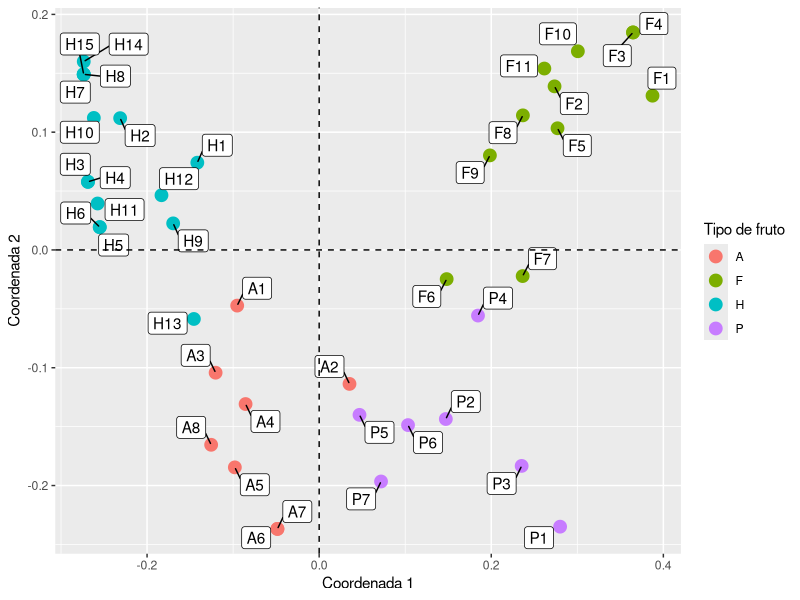
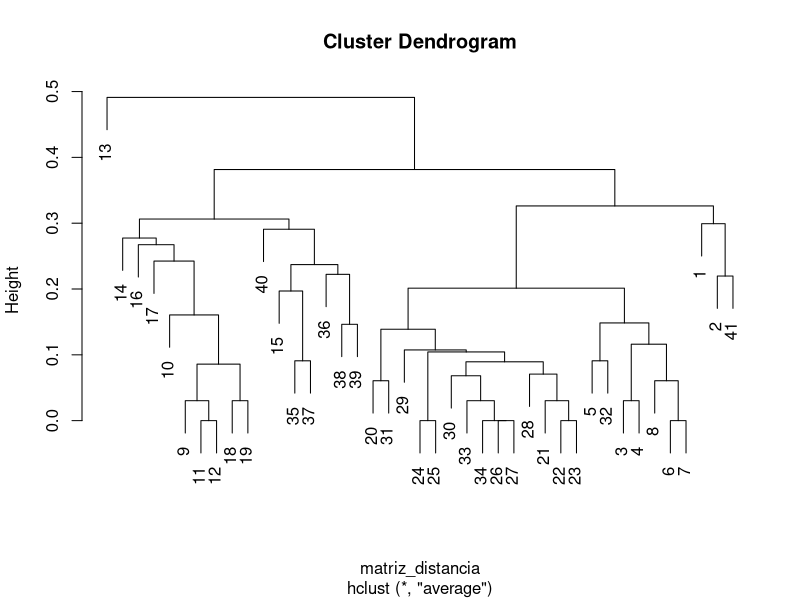
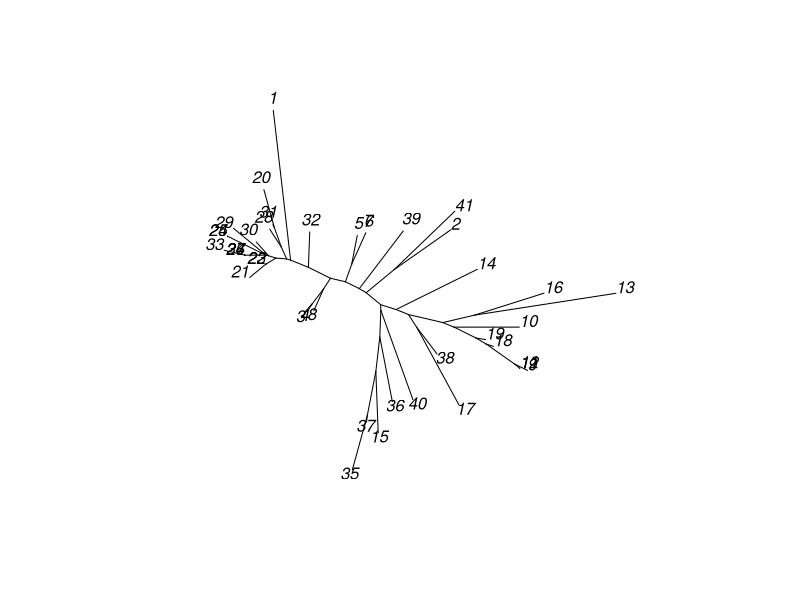
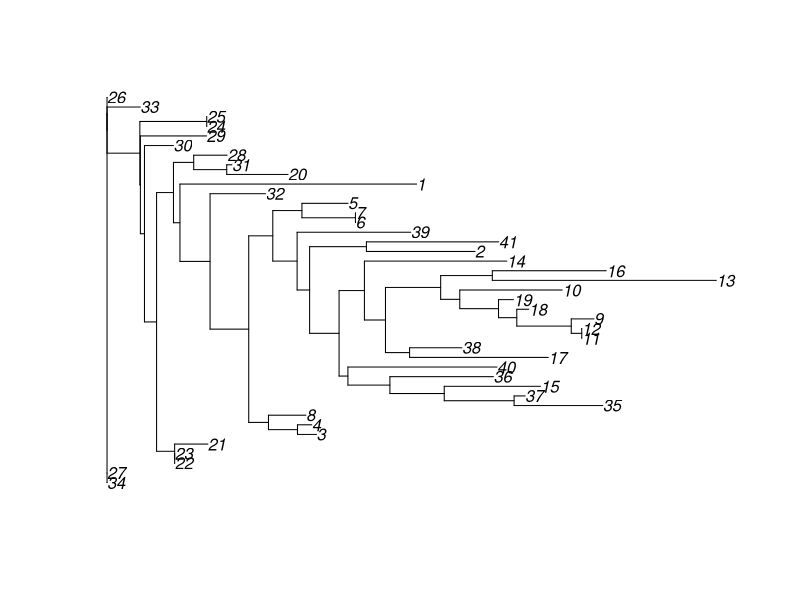

The R script that drew these images, in order: (Note: this script raises an error after producing the figures.)
## ---- chunk 1
knitr::opts_chunk$set(
  echo = TRUE, message = FALSE, warning = FALSE, fig.align = "center"
)
## ---- chunk 2
library(ape)
library(ggrepel)
library(kableExtra)
library(tidyverse)
## ---- chunk 3
datos <- read_csv2(here::here("data", "raw", "RAPDS.csv"))
## ---- chunk 4
glimpse(datos)
## ---- chunk 5
# Dist computa distancia entre filas, y las filas de datos son las variedades.
# 33 es la cantidad de variables
matriz_distancia <- dist(datos[-1], method = "manhattan") / 33
## ---- chunk 6
coordenadas_principales <- cmdscale(sqrt(matriz_distancia), eig = TRUE)
## ---- chunk 7
datos_cp <- as.data.frame(coordenadas_principales$points)
colnames(datos_cp) <- c("c1", "c2")
datos_cp$etiqueta <- datos$Var
datos_cp$variedad <- substr(datos_cp$etiqueta, 1, 1)
## ---- chunk 8
ggplot(datos_cp) + 
  geom_point(aes(c1, c2, color = variedad), size = 4) + 
  geom_label_repel(aes(c1, c2, label = etiqueta), max.overlaps = 30) + 
  geom_vline(xintercept = 0, linetype = "dashed") + 
  geom_hline(yintercept = 0, linetype = "dashed") + 
  labs(
    x = "Coordenada 1",
    y = "Coordenada 2",
    color = "Tipo de fruto"
  )
## ---- chunk 9
cluster_cualitativas <- hclust(matriz_distancia, method = "average")
plot(cluster_cualitativas)
## ---- chunk 10
matriz_cofenetica <- cophenetic(cluster_cualitativas)
cor(matriz_distancia, matriz_cofenetica)
## ---- chunk 11
rapds_nj <- nj(matriz_distancia)
plot(rapds_nj, "u")
plot(rapds_nj)
## ---- chunk 12
cor(matriz_distancia, rapds_nj)
